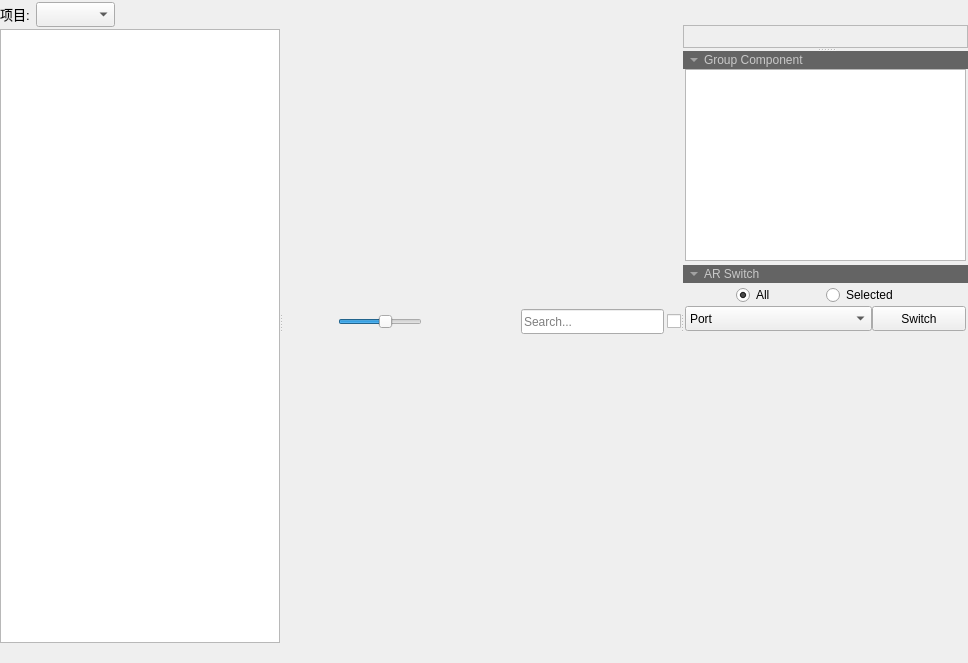
<?xml version="1.0" encoding="UTF-8"?>
<ui version="4.0">
 <class>Form</class>
 <widget class="QWidget" name="Form">
  <property name="geometry">
   <rect>
    <x>0</x>
    <y>0</y>
    <width>968</width>
    <height>663</height>
   </rect>
  </property>
  <property name="windowTitle">
   <string>Form</string>
  </property>
  <layout class="QGridLayout" name="gridLayout_2" rowstretch="500,1">
   <property name="leftMargin">
    <number>0</number>
   </property>
   <property name="topMargin">
    <number>0</number>
   </property>
   <property name="rightMargin">
    <number>0</number>
   </property>
   <property name="bottomMargin">
    <number>0</number>
   </property>
   <property name="spacing">
    <number>0</number>
   </property>
   <item row="0" column="0">
    <widget class="QSplitter" name="mainWindow_splitter">
     <property name="orientation">
      <enum>Qt::Horizontal</enum>
     </property>
     <property name="handleWidth">
      <number>2</number>
     </property>
     <widget class="QWidget" name="layoutWidget">
      <layout class="QVBoxLayout" name="verticalLayout_4">
       <property name="spacing">
        <number>0</number>
       </property>
       <property name="sizeConstraint">
        <enum>QLayout::SetMaximumSize</enum>
       </property>
       <item>
        <layout class="QHBoxLayout" name="horizontalLayout_4">
         <property name="spacing">
          <number>6</number>
         </property>
         <property name="sizeConstraint">
          <enum>QLayout::SetDefaultConstraint</enum>
         </property>
         <property name="topMargin">
          <number>2</number>
         </property>
         <property name="bottomMargin">
          <number>2</number>
         </property>
         <item>
          <widget class="QLabel" name="label_2">
           <property name="sizePolicy">
            <sizepolicy hsizetype="Fixed" vsizetype="Fixed">
             <horstretch>0</horstretch>
             <verstretch>0</verstretch>
            </sizepolicy>
           </property>
           <property name="minimumSize">
            <size>
             <width>30</width>
             <height>0</height>
            </size>
           </property>
           <property name="maximumSize">
            <size>
             <width>30</width>
             <height>16777215</height>
            </size>
           </property>
           <property name="font">
            <font>
             <family>Microsoft YaHei UI</family>
             <pointsize>10</pointsize>
            </font>
           </property>
           <property name="text">
            <string>项目:</string>
           </property>
          </widget>
         </item>
         <item alignment="Qt::AlignLeft">
          <widget class="QComboBox" name="project_comb">
           <property name="sizePolicy">
            <sizepolicy hsizetype="Expanding" vsizetype="Fixed">
             <horstretch>0</horstretch>
             <verstretch>0</verstretch>
            </sizepolicy>
           </property>
           <property name="minimumSize">
            <size>
             <width>50</width>
             <height>25</height>
            </size>
           </property>
           <property name="maximumSize">
            <size>
             <width>200</width>
             <height>25</height>
            </size>
           </property>
           <property name="font">
            <font>
             <family>Microsoft YaHei UI</family>
             <pointsize>10</pointsize>
             <weight>75</weight>
             <bold>true</bold>
            </font>
           </property>
          </widget>
         </item>
        </layout>
       </item>
       <item>
        <widget class="QSplitter" name="type_splitter">
         <property name="orientation">
          <enum>Qt::Vertical</enum>
         </property>
         <property name="handleWidth">
          <number>3</number>
         </property>
         <widget class="QListWidget" name="type_listWgt">
          <property name="sizePolicy">
           <sizepolicy hsizetype="Expanding" vsizetype="Expanding">
            <horstretch>0</horstretch>
            <verstretch>0</verstretch>
           </sizepolicy>
          </property>
          <property name="minimumSize">
           <size>
            <width>50</width>
            <height>50</height>
           </size>
          </property>
          <property name="maximumSize">
           <size>
            <width>16777215</width>
            <height>16777215</height>
           </size>
          </property>
          <property name="alternatingRowColors">
           <bool>false</bool>
          </property>
          <property name="spacing">
           <number>3</number>
          </property>
          <property name="sortingEnabled">
           <bool>false</bool>
          </property>
         </widget>
        </widget>
       </item>
      </layout>
     </widget>
     <widget class="QWidget" name="layoutWidget">
      <layout class="QVBoxLayout" name="main_verticalLayout">
       <property name="spacing">
        <number>3</number>
       </property>
       <property name="sizeConstraint">
        <enum>QLayout::SetDefaultConstraint</enum>
       </property>
       <item>
        <layout class="QHBoxLayout" name="horizontalLayout_3" stretch="0,0,0,0,0,0,1,0">
         <property name="spacing">
          <number>3</number>
         </property>
         <item>
          <widget class="QPushButton" name="add_bttn">
           <property name="sizePolicy">
            <sizepolicy hsizetype="Fixed" vsizetype="Fixed">
             <horstretch>0</horstretch>
             <verstretch>0</verstretch>
            </sizepolicy>
           </property>
           <property name="minimumSize">
            <size>
             <width>25</width>
             <height>25</height>
            </size>
           </property>
           <property name="maximumSize">
            <size>
             <width>25</width>
             <height>25</height>
            </size>
           </property>
           <property name="text">
            <string/>
           </property>
           <property name="iconSize">
            <size>
             <width>22</width>
             <height>22</height>
            </size>
           </property>
           <property name="autoExclusive">
            <bool>true</bool>
           </property>
           <property name="flat">
            <bool>true</bool>
           </property>
          </widget>
         </item>
         <item>
          <widget class="QPushButton" name="displayThumb_bttn">
           <property name="sizePolicy">
            <sizepolicy hsizetype="Fixed" vsizetype="Fixed">
             <horstretch>0</horstretch>
             <verstretch>0</verstretch>
            </sizepolicy>
           </property>
           <property name="minimumSize">
            <size>
             <width>25</width>
             <height>25</height>
            </size>
           </property>
           <property name="maximumSize">
            <size>
             <width>25</width>
             <height>25</height>
            </size>
           </property>
           <property name="toolTip">
            <string>表单显示</string>
           </property>
           <property name="text">
            <string/>
           </property>
           <property name="iconSize">
            <size>
             <width>22</width>
             <height>22</height>
            </size>
           </property>
           <property name="checkable">
            <bool>false</bool>
           </property>
           <property name="autoRepeat">
            <bool>false</bool>
           </property>
           <property name="autoExclusive">
            <bool>true</bool>
           </property>
           <property name="flat">
            <bool>true</bool>
           </property>
          </widget>
         </item>
         <item>
          <widget class="QSlider" name="itemSize_Slider">
           <property name="minimum">
            <number>10</number>
           </property>
           <property name="maximum">
            <number>200</number>
           </property>
           <property name="value">
            <number>120</number>
           </property>
           <property name="orientation">
            <enum>Qt::Horizontal</enum>
           </property>
          </widget>
         </item>
         <item>
          <widget class="QPushButton" name="download_Bttn">
           <property name="sizePolicy">
            <sizepolicy hsizetype="Fixed" vsizetype="Fixed">
             <horstretch>0</horstretch>
             <verstretch>0</verstretch>
            </sizepolicy>
           </property>
           <property name="minimumSize">
            <size>
             <width>25</width>
             <height>25</height>
            </size>
           </property>
           <property name="maximumSize">
            <size>
             <width>25</width>
             <height>25</height>
            </size>
           </property>
           <property name="toolTip">
            <string>下载图标到本地</string>
           </property>
           <property name="text">
            <string/>
           </property>
           <property name="iconSize">
            <size>
             <width>22</width>
             <height>22</height>
            </size>
           </property>
           <property name="flat">
            <bool>true</bool>
           </property>
          </widget>
         </item>
         <item>
          <widget class="QPushButton" name="refresh_Bttn">
           <property name="sizePolicy">
            <sizepolicy hsizetype="Fixed" vsizetype="Fixed">
             <horstretch>0</horstretch>
             <verstretch>0</verstretch>
            </sizepolicy>
           </property>
           <property name="minimumSize">
            <size>
             <width>25</width>
             <height>25</height>
            </size>
           </property>
           <property name="maximumSize">
            <size>
             <width>25</width>
             <height>25</height>
            </size>
           </property>
           <property name="toolTip">
            <string>刷新</string>
           </property>
           <property name="text">
            <string/>
           </property>
           <property name="iconSize">
            <size>
             <width>22</width>
             <height>22</height>
            </size>
           </property>
           <property name="flat">
            <bool>true</bool>
           </property>
          </widget>
         </item>
         <item>
          <spacer name="horizontalSpacer">
           <property name="orientation">
            <enum>Qt::Horizontal</enum>
           </property>
           <property name="sizeHint" stdset="0">
            <size>
             <width>40</width>
             <height>20</height>
            </size>
           </property>
          </spacer>
         </item>
         <item>
          <widget class="QLineEdit" name="key_line">
           <property name="minimumSize">
            <size>
             <width>25</width>
             <height>25</height>
            </size>
           </property>
           <property name="maximumSize">
            <size>
             <width>16777215</width>
             <height>25</height>
            </size>
           </property>
           <property name="placeholderText">
            <string>Search...</string>
           </property>
           <property name="clearButtonEnabled">
            <bool>true</bool>
           </property>
          </widget>
         </item>
         <item>
          <widget class="QCheckBox" name="searchAll_cBox">
           <property name="minimumSize">
            <size>
             <width>13</width>
             <height>0</height>
            </size>
           </property>
           <property name="maximumSize">
            <size>
             <width>50</width>
             <height>16777215</height>
            </size>
           </property>
           <property name="font">
            <font>
             <family>Microsoft YaHei UI</family>
             <pointsize>10</pointsize>
            </font>
           </property>
           <property name="toolTip">
            <string>全项目搜索</string>
           </property>
           <property name="layoutDirection">
            <enum>Qt::LeftToRight</enum>
           </property>
           <property name="text">
            <string/>
           </property>
           <property name="checked">
            <bool>false</bool>
           </property>
          </widget>
         </item>
        </layout>
       </item>
      </layout>
     </widget>
     <widget class="QSplitter" name="attr_splitter">
      <property name="orientation">
       <enum>Qt::Vertical</enum>
      </property>
      <property name="handleWidth">
       <number>3</number>
      </property>
      <widget class="QWidget" name="layoutWidget">
       <layout class="QVBoxLayout" name="preview_layout">
        <property name="spacing">
         <number>2</number>
        </property>
        <item>
         <layout class="QHBoxLayout" name="horizontalLayout_6">
          <property name="spacing">
           <number>1</number>
          </property>
          <property name="sizeConstraint">
           <enum>QLayout::SetMinAndMaxSize</enum>
          </property>
          <property name="bottomMargin">
           <number>0</number>
          </property>
          <item>
           <spacer name="horizontalSpacer_4">
            <property name="orientation">
             <enum>Qt::Horizontal</enum>
            </property>
            <property name="sizeType">
             <enum>QSizePolicy::Expanding</enum>
            </property>
            <property name="sizeHint" stdset="0">
             <size>
              <width>40</width>
              <height>5</height>
             </size>
            </property>
           </spacer>
          </item>
          <item>
           <widget class="QPushButton" name="tag_bttn">
            <property name="sizePolicy">
             <sizepolicy hsizetype="Expanding" vsizetype="Expanding">
              <horstretch>0</horstretch>
              <verstretch>0</verstretch>
             </sizepolicy>
            </property>
            <property name="minimumSize">
             <size>
              <width>0</width>
              <height>0</height>
             </size>
            </property>
            <property name="maximumSize">
             <size>
              <width>18</width>
              <height>25</height>
             </size>
            </property>
            <property name="text">
             <string/>
            </property>
            <property name="iconSize">
             <size>
              <width>15</width>
              <height>15</height>
             </size>
            </property>
            <property name="flat">
             <bool>true</bool>
            </property>
           </widget>
          </item>
          <item>
           <widget class="QPushButton" name="favor_bttn">
            <property name="sizePolicy">
             <sizepolicy hsizetype="Fixed" vsizetype="Fixed">
              <horstretch>0</horstretch>
              <verstretch>0</verstretch>
             </sizepolicy>
            </property>
            <property name="maximumSize">
             <size>
              <width>18</width>
              <height>25</height>
             </size>
            </property>
            <property name="text">
             <string/>
            </property>
            <property name="iconSize">
             <size>
              <width>15</width>
              <height>15</height>
             </size>
            </property>
            <property name="flat">
             <bool>true</bool>
            </property>
           </widget>
          </item>
         </layout>
        </item>
        <item>
         <widget class="QFrame" name="Preview_frame">
          <property name="sizePolicy">
           <sizepolicy hsizetype="Preferred" vsizetype="Expanding">
            <horstretch>0</horstretch>
            <verstretch>0</verstretch>
           </sizepolicy>
          </property>
          <property name="minimumSize">
           <size>
            <width>0</width>
            <height>0</height>
           </size>
          </property>
          <property name="frameShape">
           <enum>QFrame::StyledPanel</enum>
          </property>
          <property name="frameShadow">
           <enum>QFrame::Raised</enum>
          </property>
          <layout class="QVBoxLayout" name="verticalLayout_9">
           <property name="spacing">
            <number>0</number>
           </property>
           <property name="sizeConstraint">
            <enum>QLayout::SetDefaultConstraint</enum>
           </property>
           <property name="leftMargin">
            <number>0</number>
           </property>
           <property name="topMargin">
            <number>0</number>
           </property>
           <property name="rightMargin">
            <number>0</number>
           </property>
           <property name="bottomMargin">
            <number>0</number>
           </property>
           <item>
            <layout class="QVBoxLayout" name="preview_vLayout"/>
           </item>
          </layout>
         </widget>
        </item>
       </layout>
      </widget>
      <widget class="QWidget" name="layoutWidget">
       <layout class="QVBoxLayout" name="verticalLayout_3">
        <property name="spacing">
         <number>2</number>
        </property>
        <item>
         <layout class="QVBoxLayout" name="verticalLayout">
          <property name="spacing">
           <number>0</number>
          </property>
          <item>
           <widget class="QToolButton" name="group_component_tbttn">
            <property name="sizePolicy">
             <sizepolicy hsizetype="Preferred" vsizetype="Fixed">
              <horstretch>0</horstretch>
              <verstretch>0</verstretch>
             </sizepolicy>
            </property>
            <property name="maximumSize">
             <size>
              <width>16777215</width>
              <height>18</height>
             </size>
            </property>
            <property name="font">
             <font>
              <family>Microsoft YaHei UI</family>
              <pointsize>9</pointsize>
              <weight>50</weight>
              <bold>false</bold>
             </font>
            </property>
            <property name="styleSheet">
             <string notr="true">background-color: rgb(100, 100, 100);
color: rgb(200, 200, 200);</string>
            </property>
            <property name="text">
             <string>Group Component</string>
            </property>
            <property name="toolButtonStyle">
             <enum>Qt::ToolButtonTextBesideIcon</enum>
            </property>
            <property name="autoRaise">
             <bool>true</bool>
            </property>
            <property name="arrowType">
             <enum>Qt::DownArrow</enum>
            </property>
           </widget>
          </item>
          <item>
           <widget class="QFrame" name="scene_int_frame">
            <property name="frameShape">
             <enum>QFrame::NoFrame</enum>
            </property>
            <property name="frameShadow">
             <enum>QFrame::Raised</enum>
            </property>
            <layout class="QGridLayout" name="gridLayout">
             <property name="leftMargin">
              <number>2</number>
             </property>
             <property name="topMargin">
              <number>0</number>
             </property>
             <property name="rightMargin">
              <number>2</number>
             </property>
             <property name="bottomMargin">
              <number>2</number>
             </property>
             <property name="spacing">
              <number>0</number>
             </property>
             <item row="0" column="0">
              <widget class="QListWidget" name="scene_int_listWgt">
               <property name="sizePolicy">
                <sizepolicy hsizetype="Expanding" vsizetype="Preferred">
                 <horstretch>0</horstretch>
                 <verstretch>0</verstretch>
                </sizepolicy>
               </property>
               <property name="iconSize">
                <size>
                 <width>40</width>
                 <height>20</height>
                </size>
               </property>
               <property name="sortingEnabled">
                <bool>false</bool>
               </property>
              </widget>
             </item>
            </layout>
           </widget>
          </item>
         </layout>
        </item>
        <item>
         <layout class="QVBoxLayout" name="verticalLayout_2">
          <property name="spacing">
           <number>0</number>
          </property>
          <item>
           <widget class="QToolButton" name="ar_switch_tbttn">
            <property name="sizePolicy">
             <sizepolicy hsizetype="Preferred" vsizetype="Fixed">
              <horstretch>0</horstretch>
              <verstretch>0</verstretch>
             </sizepolicy>
            </property>
            <property name="maximumSize">
             <size>
              <width>16777215</width>
              <height>18</height>
             </size>
            </property>
            <property name="font">
             <font>
              <family>Microsoft YaHei UI</family>
              <pointsize>9</pointsize>
              <weight>50</weight>
              <bold>false</bold>
             </font>
            </property>
            <property name="styleSheet">
             <string notr="true">background-color: rgb(100, 100, 100);
color: rgb(200, 200, 200);</string>
            </property>
            <property name="text">
             <string>AR Switch</string>
            </property>
            <property name="toolButtonStyle">
             <enum>Qt::ToolButtonTextBesideIcon</enum>
            </property>
            <property name="autoRaise">
             <bool>true</bool>
            </property>
            <property name="arrowType">
             <enum>Qt::DownArrow</enum>
            </property>
           </widget>
          </item>
          <item>
           <widget class="QFrame" name="ar_switch_frame">
            <property name="sizePolicy">
             <sizepolicy hsizetype="Expanding" vsizetype="Fixed">
              <horstretch>0</horstretch>
              <verstretch>0</verstretch>
             </sizepolicy>
            </property>
            <property name="maximumSize">
             <size>
              <width>300</width>
              <height>60</height>
             </size>
            </property>
            <property name="frameShape">
             <enum>QFrame::NoFrame</enum>
            </property>
            <property name="frameShadow">
             <enum>QFrame::Raised</enum>
            </property>
            <layout class="QGridLayout" name="gridLayout_3">
             <property name="leftMargin">
              <number>2</number>
             </property>
             <property name="topMargin">
              <number>2</number>
             </property>
             <property name="rightMargin">
              <number>2</number>
             </property>
             <property name="bottomMargin">
              <number>2</number>
             </property>
             <property name="horizontalSpacing">
              <number>2</number>
             </property>
             <property name="verticalSpacing">
              <number>1</number>
             </property>
             <item row="0" column="0">
              <layout class="QHBoxLayout" name="horizontalLayout_2">
               <item alignment="Qt::AlignHCenter">
                <widget class="QRadioButton" name="assembly_all_rBttn">
                 <property name="text">
                  <string>All</string>
                 </property>
                 <property name="checked">
                  <bool>true</bool>
                 </property>
                </widget>
               </item>
               <item alignment="Qt::AlignLeft">
                <widget class="QRadioButton" name="assembly_selected_rBttn">
                 <property name="text">
                  <string>Selected</string>
                 </property>
                </widget>
               </item>
              </layout>
             </item>
             <item row="1" column="0">
              <layout class="QHBoxLayout" name="horizontalLayout_5" stretch="2,1">
               <item>
                <widget class="QComboBox" name="assembly_type_comb">
                 <property name="minimumSize">
                  <size>
                   <width>0</width>
                   <height>25</height>
                  </size>
                 </property>
                 <property name="currentIndex">
                  <number>0</number>
                 </property>
                 <item>
                  <property name="text">
                   <string>Port</string>
                  </property>
                 </item>
                 <item>
                  <property name="text">
                   <string>Mod</string>
                  </property>
                 </item>
                 <item>
                  <property name="text">
                   <string>实体模型</string>
                  </property>
                 </item>
                </widget>
               </item>
               <item>
                <widget class="QPushButton" name="assembly_bttn">
                 <property name="minimumSize">
                  <size>
                   <width>0</width>
                   <height>25</height>
                  </size>
                 </property>
                 <property name="maximumSize">
                  <size>
                   <width>16777215</width>
                   <height>25</height>
                  </size>
                 </property>
                 <property name="font">
                  <font>
                   <family>Microsoft YaHei UI</family>
                   <pointsize>9</pointsize>
                  </font>
                 </property>
                 <property name="text">
                  <string>Switch</string>
                 </property>
                </widget>
               </item>
              </layout>
             </item>
            </layout>
           </widget>
          </item>
         </layout>
        </item>
        <item>
         <spacer name="verticalSpacer">
          <property name="orientation">
           <enum>Qt::Vertical</enum>
          </property>
          <property name="sizeHint" stdset="0">
           <size>
            <width>20</width>
            <height>40</height>
           </size>
          </property>
         </spacer>
        </item>
       </layout>
      </widget>
     </widget>
    </widget>
   </item>
   <item row="1" column="0">
    <layout class="QHBoxLayout" name="msg_Layout">
     <property name="spacing">
      <number>10</number>
     </property>
     <item>
      <widget class="QLabel" name="msg_icon_label">
       <property name="sizePolicy">
        <sizepolicy hsizetype="Fixed" vsizetype="Fixed">
         <horstretch>0</horstretch>
         <verstretch>0</verstretch>
        </sizepolicy>
       </property>
       <property name="minimumSize">
        <size>
         <width>15</width>
         <height>15</height>
        </size>
       </property>
       <property name="maximumSize">
        <size>
         <width>15</width>
         <height>15</height>
        </size>
       </property>
       <property name="text">
        <string/>
       </property>
       <property name="scaledContents">
        <bool>true</bool>
       </property>
      </widget>
     </item>
     <item>
      <widget class="QLabel" name="msg_label">
       <property name="sizePolicy">
        <sizepolicy hsizetype="Expanding" vsizetype="Fixed">
         <horstretch>0</horstretch>
         <verstretch>0</verstretch>
        </sizepolicy>
       </property>
       <property name="minimumSize">
        <size>
         <width>0</width>
         <height>15</height>
        </size>
       </property>
       <property name="maximumSize">
        <size>
         <width>150000</width>
         <height>15</height>
        </size>
       </property>
       <property name="text">
        <string/>
       </property>
       <property name="scaledContents">
        <bool>true</bool>
       </property>
      </widget>
     </item>
     <item>
      <spacer name="horizontalSpacer_3">
       <property name="orientation">
        <enum>Qt::Horizontal</enum>
       </property>
       <property name="sizeHint" stdset="0">
        <size>
         <width>40</width>
         <height>20</height>
        </size>
       </property>
      </spacer>
     </item>
    </layout>
   </item>
  </layout>
 </widget>
 <resources/>
 <connections/>
</ui>
